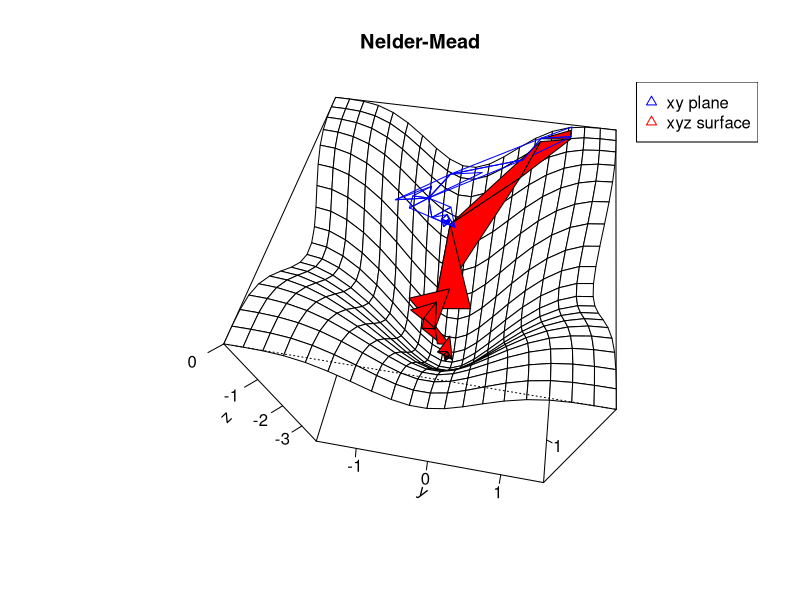

This chart was generated by the following R code:
# Nelder-Mead (N-M) Method
# feature: default method in optim()
#   cons: convergence might have oscillations
#   pros: for n-D
#         converges usually fast
#         doesn't require f'(x) (kind of using the triangle to approximate the tangent plane)
#
# see https://en.wikipedia.org/wiki/Newton%27s_method

######################Formulation and Preparation######################

rm(list=ls())

# objective function z = f(x, y), where x and y are scalar arguments.
f.no.vector = function(x,y) {
  return(-(cos(x)^2 + cos(y)^2)^2)
}

# Here's another function to try. Maybe mess with its minimum.
# f.no.vector = function(x, y) {
#   x0 = 0
#   y0 = 0
#   return((x-x0)^2 + (y-y0)^2)
# }

# Define function z = f(x), where x is a vector.
f = function(x) { 
  return(f.no.vector(x[1], x[2]))
}



##############################Visulization#############################

# Plot function, z = f(x, y) over the region -pi/2 <= x, y <= pi/2.
grid.n = 20
limit = pi/2

grid.x = seq(-limit, limit, length.out = grid.n)
grid.y = grid.x
grid.z = outer(grid.x, grid.y, f.no.vector)
persp.out = persp(grid.x, grid.y, grid.z, theta = 100, phi = 60,
                  main = "Nelder-Mead", ticktype = "detailed",
                  xlab = "x", ylab = "y", zlab = "z")
legend(x = "topright", legend = c("xy plane", "xyz surface"),
       pch = c(2, 2), col = c("blue", "red"))


distance = function(a, b) {
  return(sum(abs(a-b)))
}



###############################Searching###############################

start.x = -.98 * limit
start.y =   .7 * limit
x1 = c(start.x, start.y)
x2 = x1 + c(.1 * limit, 0       )
x3 = x1 + c(         0, .1*limit)
x = cbind(x1, x2, x3)
n = 2

nm = function(par, f, n.iterations = 100,
              alpha = 1, gamma = 2, rho = 1/2, sigma = 1/2, epsilon = 0.01,
              draw = FALSE, debug = FALSE) {
  x = par
  n = dim(x)[2] - 1
  old.x = x
  for(i in seq_len(n.iterations)) {
    f.x = apply(X = x, MARGIN = 2, FUN = f)
    x = x[ , order(f.x)] # Order points according to f() (wiki step 1).
    d = distance(x, old.x)
    if (debug) {
      cat(sep = "", "i = ", i, ", x = \n")
      print(x)
      cat(sep = "", "f.x = \n")
      print(f.x)
      cat(sep = "", "d = ", d, "\n")
    }
    if (d < epsilon) {
      break
    }
    old.x = x
    x.0 = rowSums(x[ , 1:n]) / n # Calculate centroid (wiki step 2).
    x.reflected = x.0 + alpha * (x.0 - x[ , n + 1]) # Relection (wiki step 3).
    if ((f(x[ , 1]) <= f(x.reflected)) && (f(x.reflected) < f(x[ , n]))) {
      x[ , n + 1] = x.reflected
    } else if (f(x.reflected) < f(x[ , 1])) { # Expansion (wiki step 4).
      x.expanded = x.0 + gamma * (x.reflected - x.0)
      if (f(x.expanded) < f(x.reflected)) {
        x[ , n + 1] = x.expanded
      } else {
        x[ , n + 1] = x.reflected
      }
    } else { # Contraction (wiki step 5).
      stopifnot(f(x.reflected) >= f(x[ , n]))
      x.contracted = x.0 + rho * (x[ , n + 1] - x.0)
      if (f(x.contracted) < f(x.reflected)) {
        x[ , n + 1] = x.contracted
      } else { # Shrink (wiki step 6).
        x[ , -1] = x[ , 1] + sigma * (x[ , -1] - x[ , 1])
      }
    }
    if (draw && (n == 2)) { # This block is not part of the algorithm. It just draws.
      x.2d = matrix(data = 0, nrow = 2, ncol = 3)
      x.2d.z0 =x.2d
      for (j in 1:(n+1)) {
        p.x = x[1, j]
        p.y = x[2, j]
        z = f.x[j]
        x.2d[ , j]    = unlist(trans3d(x = p.x, y = p.y, z = z, pmat = persp.out))
        x.2d.z0[ , j] = unlist(trans3d(x = p.x, y = p.y, z = 0, pmat = persp.out))
      }
      polygon(x = x.2d   [1, ], y = x.2d   [2, ], border = "black", col="red")
      polygon(x = x.2d.z0[1, ], y = x.2d.z0[2, ], border = "blue")
      Sys.sleep(1)
    }
  }
  return(x)
}


#demo

best.x = nm(x, f, draw = TRUE, debug = TRUE)
cat("best.x = \n")
print(best.x)